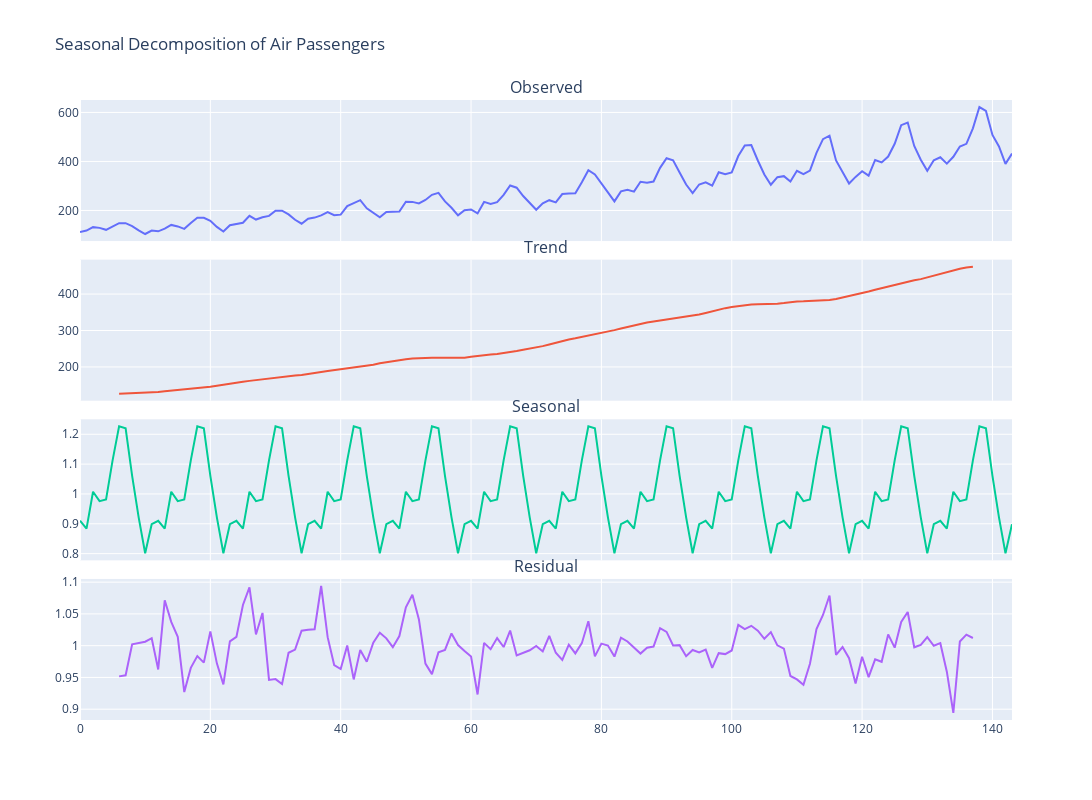

Notebook code cell kept with this figure:
### Code cell
# Decompose the data
decomposition = seasonal_decompose(df['Number of Passengers'], model='multiplicative', period=12)

# Create subplot layout
fig = make_subplots(rows=4, cols=1, shared_xaxes=True, vertical_spacing=0.03,
                    subplot_titles=["Observed", "Trend", "Seasonal", "Residual"])

# Observed
fig.add_trace(go.Scatter(x=df.index, y=decomposition.observed, name="Observed"), row=1, col=1)

# Trend
fig.add_trace(go.Scatter(x=df.index, y=decomposition.trend, name="Trend"), row=2, col=1)

# Seasonal
fig.add_trace(go.Scatter(x=df.index, y=decomposition.seasonal, name="Seasonal"), row=3, col=1)

# Residual
fig.add_trace(go.Scatter(x=df.index, y=decomposition.resid, name="Residual"), row=4, col=1)

# Layout settings
fig.update_layout(height=800, width=1200, title_text="Seasonal Decomposition of Air Passengers",
                  showlegend=False)

fig.show()

### Figure 1 — Plotly figure (JSON) as saved in the notebook; plotly's stock layout.template omitted (floating-point values rounded to 4 significant figures; data arrays with more than 128 entries replaced by an {"elided": "..."} marker saying what was removed)
{"data": [{"name": "Observed", "type": "scatter", "x": {"elided": "144 int values"}, "xaxis": "x", "y": {"elided": "144 float values"}, "yaxis": "y"}, {"name": "Trend", "type": "scatter", "x": {"elided": "144 int values"}, "xaxis": "x2", "y": {"elided": "144 float values"}, "yaxis": "y2"}, {"name": "Seasonal", "type": "scatter", "x": {"elided": "144 int values"}, "xaxis": "x3", "y": {"elided": "144 float values"}, "yaxis": "y3"}, {"name": "Residual", "type": "scatter", "x": {"elided": "144 int values"}, "xaxis": "x4", "y": {"elided": "144 float values"}, "yaxis": "y4"}], "layout": {"annotations": [{"font": {"size": 16}, "showarrow": false, "text": "Observed", "x": 0.5, "xanchor": "center", "xref": "paper", "y": 1, "yanchor": "bottom", "yref": "paper"}, {"font": {"size": 16}, "showarrow": false, "text": "Trend", "x": 0.5, "xanchor": "center", "xref": "paper", "y": 0.7425, "yanchor": "bottom", "yref": "paper"}, {"font": {"size": 16}, "showarrow": false, "text": "Seasonal", "x": 0.5, "xanchor": "center", "xref": "paper", "y": 0.485, "yanchor": "bottom", "yref": "paper"}, {"font": {"size": 16}, "showarrow": false, "text": "Residual", "x": 0.5, "xanchor": "center", "xref": "paper", "y": 0.2275, "yanchor": "bottom", "yref": "paper"}], "height": 800, "showlegend": false, "title": {"text": "Seasonal Decomposition of Air Passengers"}, "width": 1200, "xaxis": {"anchor": "y", "domain": [0, 1], "matches": "x4", "showticklabels": false}, "xaxis2": {"anchor": "y2", "domain": [0, 1], "matches": "x4", "showticklabels": false}, "xaxis3": {"anchor": "y3", "domain": [0, 1], "matches": "x4", "showticklabels": false}, "xaxis4": {"anchor": "y4", "domain": [0, 1]}, "yaxis": {"anchor": "x", "domain": [0.7725, 1]}, "yaxis2": {"anchor": "x2", "domain": [0.515, 0.7425]}, "yaxis3": {"anchor": "x3", "domain": [0.2575, 0.485]}, "yaxis4": {"anchor": "x4", "domain": [0, 0.2275]}}}
